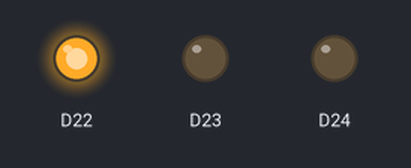
The sketch below on a simulated Arduino Nano RP2040 Connect. Shown: output pins drawn as LEDs (lit = HIGH). What the sketch prints to the serial monitor is not drawn.

Above: at 0.05 s.
At 2.0 s:
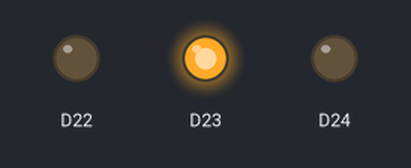
At 4.0 s:
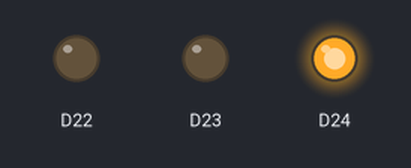
Timing chart, 0 to 5.2 s (numbered marks = the images above):
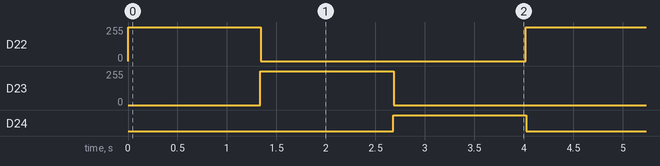

Measured:
- by itself, D22, D23: alternates 255/255 for 1.3 s and 0/255 for 2.7 s
- by itself, D24: alternates HIGH for 1.3 s and LOW for 2.7 s

The sketch:

_02_OnboardColorLED.ino
```cpp
/** importiert Arduino automatisch, muss man also hier nicht unbedingt auch noch mal importieren: */
#include <Arduino.h>

/**
 * !!! Immer darauf achten, dass unten in der Statusleiste...
 *     ... das richtige Arduino Board eingestellt ist
 *     ... das richtige "Sketch File" ausgewählt ist (das ändert sich nämlich nicht automatisch)
 *     ... die richtige C/C++ Konfiguration eingestellt ist (sonst gibt es noch mehr "rote swiggels")
 *
 * :: Regenbogen-Animation mit der Onboard RGB LED. ::
 *
 * Hardware-Aufbau:
 * Arduino Nano RP2040 Connect (!! Arduino Due geht nicht !!)
 * <nichts weiter>
 *
 * Pins LEDR (rot), LEDG (grün), LEDB (blau) sind die 3 Farbkanäle der RGB LED.
 * Diese Pins sind nicht direkt an den RP2040 Chip (Haupt-Prozessor) angebunden,
 * sondern an den ESP32, der für WiFi und Bluetooth zuständig ist. Es muss also
 * mit dem ESP32 kommuniziert werden. Dafür wird eine von 2 Libraries verwendet:
 *
 * (a) #include <WiFiNINA.h>
 *     RP2040 --SPI--> ESP32 --GPIOs--> RGB LED
 * (b) #include <ArduinoBLE.h>
 *     RP2040 --I2C--> ESP32 (GPIOs stehen nicht zur Verfügung)
 *
 * !!! Es können nicht gleichzeitig beide Libraries verwendet werden !!!
*/

/** Diese Pins hängen nicht am Hauptprozessor, sondern am WiFi/Bluetooth Prozessor:
 *  LEDR, LEDG, LEDB, A6, A7
 *  Es muss also die WiFiNINA Library importiert werden, um sie zu nutzen. */
#include <WiFiNINA.h>

void setup() {
    Serial.begin(115200);
    pinMode(LEDR, OUTPUT);
    pinMode(LEDG, OUTPUT);
    pinMode(LEDB, OUTPUT);

    Serial.println("Initialisierung abgeschlossen");
}

/**
 * rot:  rgbValues[0]
 * grün: rgbValues[1]
 * blau: rgbValues[2]
*/
int rgbValues[] = { 255, 0, 0 }; // 0=Red, 1=Green and 2=Blue
int upIndex = 0, downIndex = 1;

/**
 * Da dies bereits eine Schleife ist, müssen wir nur
 * upIndex hochzählen und downIndex herunterzählen:
*/
void loop() {
    Serial.println("Hauptprogrammschleife läuft...");

    rgbValues[upIndex] += 1;
    rgbValues[downIndex] -= 1;

    if (rgbValues[upIndex] > 255) {
        rgbValues[upIndex] = 255;
        upIndex = upIndex + 1;
        if (upIndex > 2) {
            upIndex = 0;
        }
    }

    if (rgbValues[downIndex] < 0) {
        rgbValues[downIndex] = 0;
        downIndex = downIndex + 1;
        if(downIndex > 2){
            downIndex = 0;
        }
    }

    analogWrite(LEDR, rgbValues[0]);
    analogWrite(LEDG, rgbValues[1]);
    analogWrite(LEDB, rgbValues[2]);

    delay(5);
}
```
